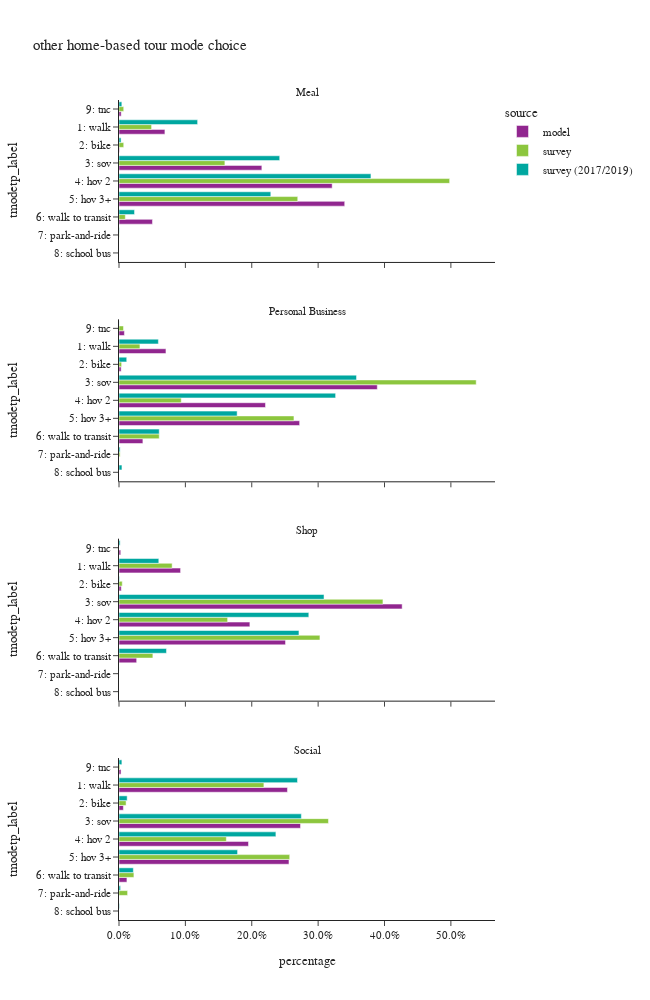

Notebook code for this chart:
### Code cell
df_plot = hb_tour.groupby(['source','pdpurp_label','tmodetp_label'])['toexpfac'].sum().reset_index()
df_plot['percentage'] = df_plot.groupby(['source','pdpurp_label'], group_keys=False)['toexpfac']. \
    apply(lambda x: x / float(x.sum()))

df_plot_ct = hb_tour.groupby(['source','pdpurp_label','tmodetp_label'])['toexpfac'].count().reset_index(). \
    rename(columns={'toexpfac':'sample count'})
df_plot = df_plot.merge(df_plot_ct, on=['source','pdpurp_label','tmodetp_label'])

fig = px.bar(df_plot.sort_values(['tmodetp_label']),
             x="percentage", y="tmodetp_label", color="source",barmode="group",
             facet_col='pdpurp_label', facet_col_wrap=1, orientation='h',
             hover_data=['sample count'],
             category_orders={"tmodetp_label":["1: walk","2: bike","3: sov","4: hov 2","5: hov 3+","6: walk to transit",
                                               "7: park-and-ride","8: school bus","9: other–survey only"]},
             title="other home-based tour mode choice")
fig.update_layout(height=1000, width=650)
fig.for_each_annotation(lambda a: a.update(text = a.text.split("=")[-1]))
fig.for_each_xaxis(lambda a: a.update(tickformat = ".1%"))
fig.show()

### Figure 1 — Plotly figure (JSON) as saved in the notebook; plotly's stock layout.template omitted (floating-point values rounded to 4 significant figures)
{"data": [{"alignmentgroup": "True", "customdata": [[1486], [16], [4624], [6900], [7306], [1083], [71]], "hovertemplate": "source=model<br>pdpurp_label=Meal<br>percentage=%{x}<br>tmodetp_label=%{y}<br>sample count=%{customdata[0]}<extra></extra>", "legendgroup": "model", "marker": {"color": "#91268F", "pattern": {"shape": ""}}, "name": "model", "offsetgroup": "model", "orientation": "h", "showlegend": true, "textposition": "auto", "type": "bar", "x": [0.06916, 0.0007447, 0.2152, 0.3211, 0.34, 0.0504, 0.003304], "xaxis": "x4", "y": ["1: walk", "2: bike", "3: sov", "4: hov 2", "5: hov 3+", "6: walk to transit", "9: tnc"], "yaxis": "y4"}, {"alignmentgroup": "True", "customdata": [[5425], [247], [29843], [16925], [20871], [2760], [624]], "hovertemplate": "source=model<br>pdpurp_label=Personal Business<br>percentage=%{x}<br>tmodetp_label=%{y}<br>sample count=%{customdata[0]}<extra></extra>", "legendgroup": "model", "marker": {"color": "#91268F", "pattern": {"shape": ""}}, "name": "model", "offsetgroup": "model", "orientation": "h", "showlegend": false, "textposition": "auto", "type": "bar", "x": [0.07073, 0.003221, 0.3891, 0.2207, 0.2721, 0.03599, 0.008136], "xaxis": "x3", "y": ["1: walk", "2: bike", "3: sov", "4: hov 2", "5: hov 3+", "6: walk to transit", "9: tnc"], "yaxis": "y3"}, {"alignmentgroup": "True", "customdata": [[7570], [278], [34810], [16090], [20472], [2171], [214]], "hovertemplate": "source=model<br>pdpurp_label=Shop<br>percentage=%{x}<br>tmodetp_label=%{y}<br>sample count=%{customdata[0]}<extra></extra>", "legendgroup": "model", "marker": {"color": "#91268F", "pattern": {"shape": ""}}, "name": "model", "offsetgroup": "model", "orientation": "h", "showlegend": false, "textposition": "auto", "type": "bar", "x": [0.09276, 0.003407, 0.4266, 0.1972, 0.2509, 0.0266, 0.002622], "xaxis": "x2", "y": ["1: walk", "2: bike", "3: sov", "4: hov 2", "5: hov 3+", "6: walk to transit", "9: tnc"], "yaxis": "y2"}, {"alignmentgroup": "True", "customdata": [[35982], [933], [38775], [27661], [36306], [1691], [436]], "hovertemplate": "source=model<br>pdpurp_label=Social<br>percentage=%{x}<br>tmodetp_label=%{y}<br>sample count=%{customdata[0]}<extra></extra>", "legendgroup": "model", "marker": {"color": "#91268F", "pattern": {"shape": ""}}, "name": "model", "offsetgroup": "model", "orientation": "h", "showlegend": false, "textposition": "auto", "type": "bar", "x": [0.2538, 0.00658, 0.2735, 0.1951, 0.2561, 0.01193, 0.003075], "xaxis": "x", "y": ["1: walk", "2: bike", "3: sov", "4: hov 2", "5: hov 3+", "6: walk to transit", "9: tnc"], "yaxis": "y"}, {"alignmentgroup": "True", "customdata": [[201], [22], [200], [204], [87], [43], [3], [3]], "hovertemplate": "source=survey<br>pdpurp_label=Meal<br>percentage=%{x}<br>tmodetp_label=%{y}<br>sample count=%{customdata[0]}<extra></extra>", "legendgroup": "survey", "marker": {"color": "#8CC63E", "pattern": {"shape": ""}}, "name": "survey", "offsetgroup": "survey", "orientation": "h", "showlegend": true, "textposition": "auto", "type": "bar", "x": [0.04908, 0.007109, 0.1595, 0.4981, 0.2693, 0.009527, 0.0002722, 0.007103], "xaxis": "x4", "y": ["1: walk", "2: bike", "3: sov", "4: hov 2", "5: hov 3+", "6: walk to transit", "7: park-and-ride", "9: tnc"], "yaxis": "y4"}, {"alignmentgroup": "True", "customdata": [[75], [6], [353], [160], [52], [78], [5], [9]], "hovertemplate": "source=survey<br>pdpurp_label=Personal Business<br>percentage=%{x}<br>tmodetp_label=%{y}<br>sample count=%{customdata[0]}<extra></extra>", "legendgroup": "survey", "marker": {"color": "#8CC63E", "pattern": {"shape": ""}}, "name": "survey", "offsetgroup": "survey", "orientation": "h", "showlegend": false, "textposition": "auto", "type": "bar", "x": [0.03153, 0.003964, 0.5381, 0.09377, 0.2636, 0.06061, 0.001702, 0.006742], "xaxis": "x3", "y": ["1: walk", "2: bike", "3: sov", "4: hov 2", "5: hov 3+", "6: walk to transit", "7: park-and-ride", "9: tnc"], "yaxis": "y3"}, {"alignmentgroup": "True", "customdata": [[293], [15], [570], [302], [118], [74], [2]], "hovertemplate": "source=survey<br>pdpurp_label=Shop<br>percentage=%{x}<br>tmodetp_label=%{y}<br>sample count=%{customdata[0]}<extra></extra>", "legendgroup": "survey", "marker": {"color": "#8CC63E", "pattern": {"shape": ""}}, "name": "survey", "offsetgroup": "survey", "orientation": "h", "showlegend": false, "textposition": "auto", "type": "bar", "x": [0.08005, 0.004907, 0.3976, 0.1636, 0.3027, 0.05103, 5.032e-05], "xaxis": "x2", "y": ["1: walk", "2: bike", "3: sov", "4: hov 2", "5: hov 3+", "6: walk to transit", "8: school bus"], "yaxis": "y2"}, {"alignmentgroup": "True", "customdata": [[1055], [86], [827], [501], [343], [112], [15], [13]], "hovertemplate": "source=survey<br>pdpurp_label=Social<br>percentage=%{x}<br>tmodetp_label=%{y}<br>sample count=%{customdata[0]}<extra></extra>", "legendgroup": "survey", "marker": {"color": "#8CC63E", "pattern": {"shape": ""}}, "name": "survey", "offsetgroup": "survey", "orientation": "h", "showlegend": false, "textposition": "auto", "type": "bar", "x": [0.2183, 0.01067, 0.3156, 0.1617, 0.2572, 0.02245, 0.01293, 0.0012], "xaxis": "x", "y": ["1: walk", "2: bike", "3: sov", "4: hov 2", "5: hov 3+", "6: walk to transit", "7: park-and-ride", "9: tnc"], "yaxis": "y"}, {"alignmentgroup": "True", "customdata": [[245], [7], [163], [225], [105], [67], [2], [18]], "hovertemplate": "source=survey (2017/2019)<br>pdpurp_label=Meal<br>percentage=%{x}<br>tmodetp_label=%{y}<br>sample count=%{customdata[0]}<extra></extra>", "legendgroup": "survey (2017/2019)", "marker": {"color": "#00A7A0", "pattern": {"shape": ""}}, "name": "survey (2017/2019)", "offsetgroup": "survey (2017/2019)", "orientation": "h", "showlegend": true, "textposition": "auto", "type": "bar", "x": [0.1184, 0.003103, 0.2421, 0.3796, 0.2287, 0.0234, 0.0004488, 0.004284], "xaxis": "x4", "y": ["1: walk", "2: bike", "3: sov", "4: hov 2", "5: hov 3+", "6: walk to transit", "7: park-and-ride", "9: tnc"], "yaxis": "y4"}, {"alignmentgroup": "True", "customdata": [[245], [18], [548], [366], [195], [169], [9], [8], [13]], "hovertemplate": "source=survey (2017/2019)<br>pdpurp_label=Personal Business<br>percentage=%{x}<br>tmodetp_label=%{y}<br>sample count=%{customdata[0]}<extra></extra>", "legendgroup": "survey (2017/2019)", "marker": {"color": "#00A7A0", "pattern": {"shape": ""}}, "name": "survey (2017/2019)", "offsetgroup": "survey (2017/2019)", "orientation": "h", "showlegend": false, "textposition": "auto", "type": "bar", "x": [0.05935, 0.01165, 0.3578, 0.3263, 0.178, 0.06059, 0.001667, 0.00443, 0.0002085], "xaxis": "x3", "y": ["1: walk", "2: bike", "3: sov", "4: hov 2", "5: hov 3+", "6: walk to transit", "7: park-and-ride", "8: school bus", "9: tnc"], "yaxis": "y3"}, {"alignmentgroup": "True", "customdata": [[390], [14], [552], [398], [177], [112], [1], [2]], "hovertemplate": "source=survey (2017/2019)<br>pdpurp_label=Shop<br>percentage=%{x}<br>tmodetp_label=%{y}<br>sample count=%{customdata[0]}<extra></extra>", "legendgroup": "survey (2017/2019)", "marker": {"color": "#00A7A0", "pattern": {"shape": ""}}, "name": "survey (2017/2019)", "offsetgroup": "survey (2017/2019)", "orientation": "h", "showlegend": false, "textposition": "auto", "type": "bar", "x": [0.05995, 0.000786, 0.3089, 0.286, 0.2711, 0.07153, 6.975e-05, 0.001718], "xaxis": "x2", "y": ["1: walk", "2: bike", "3: sov", "4: hov 2", "5: hov 3+", "6: walk to transit", "7: park-and-ride", "9: tnc"], "yaxis": "y2"}, {"alignmentgroup": "True", "customdata": [[1025], [74], [643], [509], [387], [191], [10], [4], [32]], "hovertemplate": "source=survey (2017/2019)<br>pdpurp_label=Social<br>percentage=%{x}<br>tmodetp_label=%{y}<br>sample count=%{customdata[0]}<extra></extra>", "legendgroup": "survey (2017/2019)", "marker": {"color": "#00A7A0", "pattern": {"shape": ""}}, "name": "survey (2017/2019)", "offsetgroup": "survey (2017/2019)", "orientation": "h", "showlegend": false, "textposition": "auto", "type": "bar", "x": [0.2689, 0.01231, 0.2747, 0.2364, 0.1786, 0.02161, 0.002345, 0.0007121, 0.00436], "xaxis": "x", "y": ["1: walk", "2: bike", "3: sov", "4: hov 2", "5: hov 3+", "6: walk to transit", "7: park-and-ride", "8: school bus", "9: tnc"], "yaxis": "y"}], "layout": {"annotations": [{"font": {}, "showarrow": false, "text": "Social", "x": 0.5, "xanchor": "center", "xref": "paper", "y": 0.1975, "yanchor": "bottom", "yref": "paper"}, {"font": {}, "showarrow": false, "text": "Shop", "x": 0.5, "xanchor": "center", "xref": "paper", "y": 0.465, "yanchor": "bottom", "yref": "paper"}, {"font": {}, "showarrow": false, "text": "Personal Business", "x": 0.5, "xanchor": "center", "xref": "paper", "y": 0.7325, "yanchor": "bottom", "yref": "paper"}, {"font": {}, "showarrow": false, "text": "Meal", "x": 0.5, "xanchor": "center", "xref": "paper", "y": 1.0, "yanchor": "bottom", "yref": "paper"}], "barmode": "group", "height": 1000, "legend": {"title": {"text": "source"}, "tracegroupgap": 0}, "title": {"text": "other home-based tour mode choice"}, "width": 650, "xaxis": {"anchor": "y", "domain": [0.0, 1.0], "tickformat": ".1%", "title": {"text": "percentage"}}, "xaxis2": {"anchor": "y2", "domain": [0.0, 1.0], "matches": "x", "showticklabels": false, "tickformat": ".1%"}, "xaxis3": {"anchor": "y3", "domain": [0.0, 1.0], "matches": "x", "showticklabels": false, "tickformat": ".1%"}, "xaxis4": {"anchor": "y4", "domain": [0.0, 1.0], "matches": "x", "showticklabels": false, "tickformat": ".1%"}, "yaxis": {"anchor": "x", "categoryarray": ["9: other–survey only", "8: school bus", "7: park-and-ride", "6: walk to transit", "5: hov 3+", "4: hov 2", "3: sov", "2: bike", "1: walk"], "categoryorder": "array", "domain": [0.0, 0.1975], "title": {"text": "tmodetp_label"}}, "yaxis2": {"anchor": "x2", "categoryarray": ["9: other–survey only", "8: school bus", "7: park-and-ride", "6: walk to transit", "5: hov 3+", "4: hov 2", "3: sov", "2: bike", "1: walk"], "categoryorder": "array", "domain": [0.2675, 0.465], "matches": "y", "title": {"text": "tmodetp_label"}}, "yaxis3": {"anchor": "x3", "categoryarray": ["9: other–survey only", "8: school bus", "7: park-and-ride", "6: walk to transit", "5: hov 3+", "4: hov 2", "3: sov", "2: bike", "1: walk"], "categoryorder": "array", "domain": [0.535, 0.7325], "matches": "y", "title": {"text": "tmodetp_label"}}, "yaxis4": {"anchor": "x4", "categoryarray": ["9: other–survey only", "8: school bus", "7: park-and-ride", "6: walk to transit", "5: hov 3+", "4: hov 2", "3: sov", "2: bike", "1: walk"], "categoryorder": "array", "domain": [0.8025, 1.0], "matches": "y", "title": {"text": "tmodetp_label"}}}}
